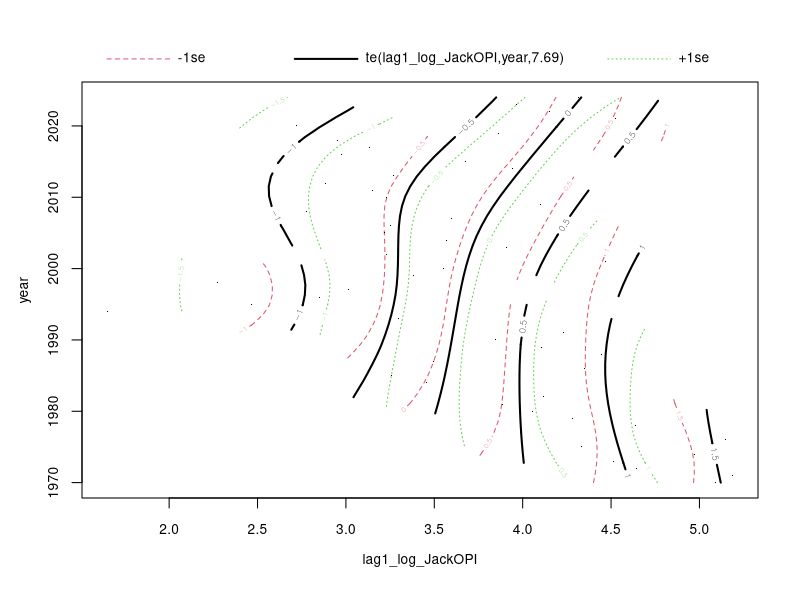
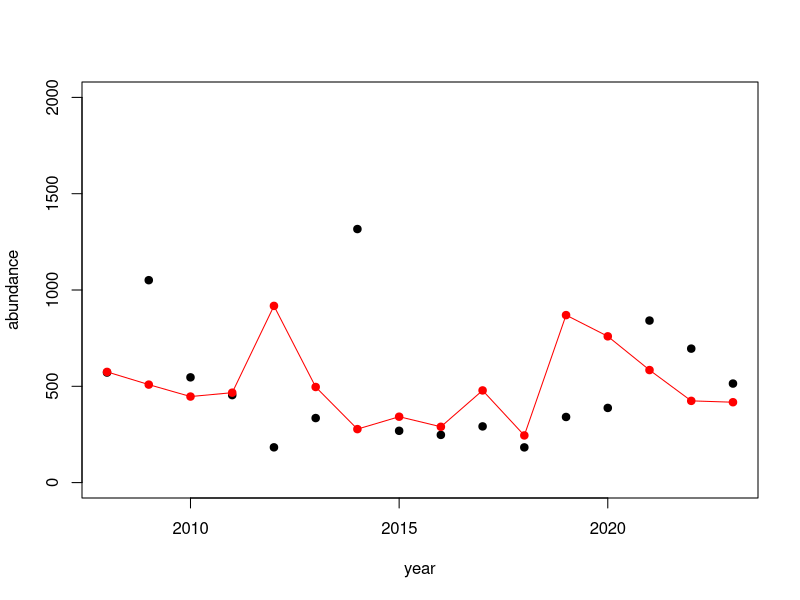

The R script that drew these images, in order:
library(tidyverse)
#load data
dat<-read_csv("data/dat.csv") %>% mutate(across(c(lag1_log_SmAdj:UWI.SON),scale))



#This is the model that we would you, fitted to the full data set
##this is the equivalent of ridge regression
mod<-mgcv::gam(log(abundance)~
                 # s(year,bs="bs",m=1,k=15)+
              te(lag1_log_JackOPI,year)#+ #this puts at L2 penalty on the coefficient
              # s(lag1_log_SmAdj,bs="re")+
              # s(lag1_NPGO,bs="re")+
              # s(lag1_PDO,bs="re")+
              # s(WSST_A,bs="re")+
              # s(PDO.MJJ,bs="re")+
              # s(MEI.OND,bs="re")+
              # s(UWI.JAS,bs="re")+
              # s(SST.AMJ,bs="re")+
              # s(SSH.AMJ,bs="re")+
              # s(UWI.SON,bs="re")
              ,data=dat)

#you can see that several of the coefficients shrink to essentially 0
plot(mod)


summary(mod)

# evaluation years
leave<-15
#sliding window of fitting length
slide<-500
#rows of data
max_yr<-nrow(dat)

library(mgcv)
out<-numeric((leave+1))#vector to hold forecasts
for(i in 0:leave){
  
  #this is the version with no ARMA. Can use the mgcv:gamm function to add ARMA errors, but was having some convergence issues
  mod<-mgcv::gam(log(abundance)~
                   # s(year,bs="bs",m=1,k=15)+
                   s(lag1_log_JackOPI,bs="re")+
                   s(lag1_log_SmAdj,bs="re")+
                   s(lag1_NPGO,bs="re")+
                   s(lag1_PDO,bs="re")+
                   s(WSST_A,bs="re")+
                   s(PDO.MJJ,bs="re")+
                   s(MEI.OND,bs="re")+
                   s(UWI.JAS,bs="re")+
                   s(SST.AMJ,bs="re")+
                   s(UWI.SON,bs="re"),
                  # ,select=T,
                  # control=list(
                  #   maxIter=100,
                  #   tolerance=1e-6),
                 # correlation=corAR1(),
                 data=dat[seq(from=max(1,max_yr+i-(slide+leave)),to=max_yr-(leave+1)+i),])
                 # data=dat[seq(from=1,to=max_yr+i-(leave+1),by=1),])
  
  pred=exp(predict(mod,newdata=dat[max_yr-leave+i,]))
  out[i+1]<-pred
}

#obs vs fitted
plot(abundance~year,data=dat[(54-leave):54,],type="p",pch=19,col="black",ylim=c(0,2000))
points(seq(to=2023,length.out=leave+1),out,type="o",col="red",pch=19)

#MAPE
mean((abs(dat$abundance[(54-leave):54]-out)/dat$abundance[(54-leave):54]),na.rm=T)
#RMSE
sqrt(mean(((dat$abundance[(54-leave):54]-out)^2),na.rm=T))

